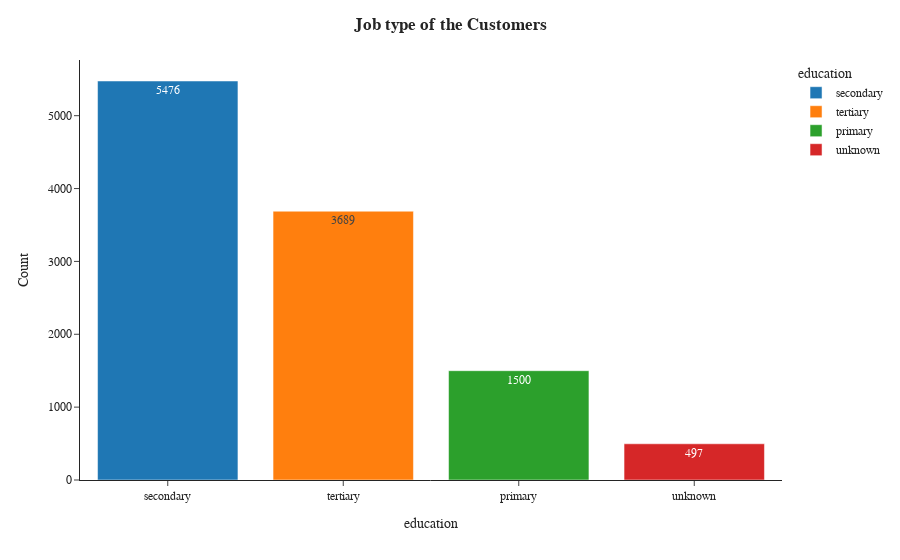

The code cell stored with this chart in its notebook:
### Code cell
education_counts = data['education'].value_counts().reset_index()
education_counts.columns = ['education', 'Count']
fig = px.bar(education_counts, x='education', y='Count', color='education', text='Count', template='simple_white')
fig.update_layout(title_x=0.5,title_text='<b>Job type of the Customers',font_family="Times New Roman",title_font_family="Times New Roman")

fig.show()

### Figure 1 — Plotly figure (JSON) as saved in the notebook; plotly's stock layout.template omitted (floating-point values rounded to 4 significant figures)
{"data": [{"alignmentgroup": "True", "hovertemplate": "education=%{x}<br>Count=%{text}<extra></extra>", "legendgroup": "secondary", "marker": {"color": "#1F77B4", "pattern": {"shape": ""}}, "name": "secondary", "offsetgroup": "secondary", "orientation": "v", "showlegend": true, "text": [5476], "textposition": "auto", "type": "bar", "x": ["secondary"], "xaxis": "x", "y": [5476], "yaxis": "y"}, {"alignmentgroup": "True", "hovertemplate": "education=%{x}<br>Count=%{text}<extra></extra>", "legendgroup": "tertiary", "marker": {"color": "#FF7F0E", "pattern": {"shape": ""}}, "name": "tertiary", "offsetgroup": "tertiary", "orientation": "v", "showlegend": true, "text": [3689], "textposition": "auto", "type": "bar", "x": ["tertiary"], "xaxis": "x", "y": [3689], "yaxis": "y"}, {"alignmentgroup": "True", "hovertemplate": "education=%{x}<br>Count=%{text}<extra></extra>", "legendgroup": "primary", "marker": {"color": "#2CA02C", "pattern": {"shape": ""}}, "name": "primary", "offsetgroup": "primary", "orientation": "v", "showlegend": true, "text": [1500], "textposition": "auto", "type": "bar", "x": ["primary"], "xaxis": "x", "y": [1500], "yaxis": "y"}, {"alignmentgroup": "True", "hovertemplate": "education=%{x}<br>Count=%{text}<extra></extra>", "legendgroup": "unknown", "marker": {"color": "#D62728", "pattern": {"shape": ""}}, "name": "unknown", "offsetgroup": "unknown", "orientation": "v", "showlegend": true, "text": [497], "textposition": "auto", "type": "bar", "x": ["unknown"], "xaxis": "x", "y": [497], "yaxis": "y"}], "layout": {"barmode": "relative", "font": {"family": "Times New Roman"}, "legend": {"title": {"text": "education"}, "tracegroupgap": 0}, "margin": {"t": 60}, "title": {"font": {"family": "Times New Roman"}, "text": "<b>Job type of the Customers", "x": 0.5}, "xaxis": {"anchor": "y", "categoryarray": ["secondary", "tertiary", "primary", "unknown"], "categoryorder": "array", "domain": [0, 1], "title": {"text": "education"}}, "yaxis": {"anchor": "x", "domain": [0, 1], "title": {"text": "Count"}}}}
